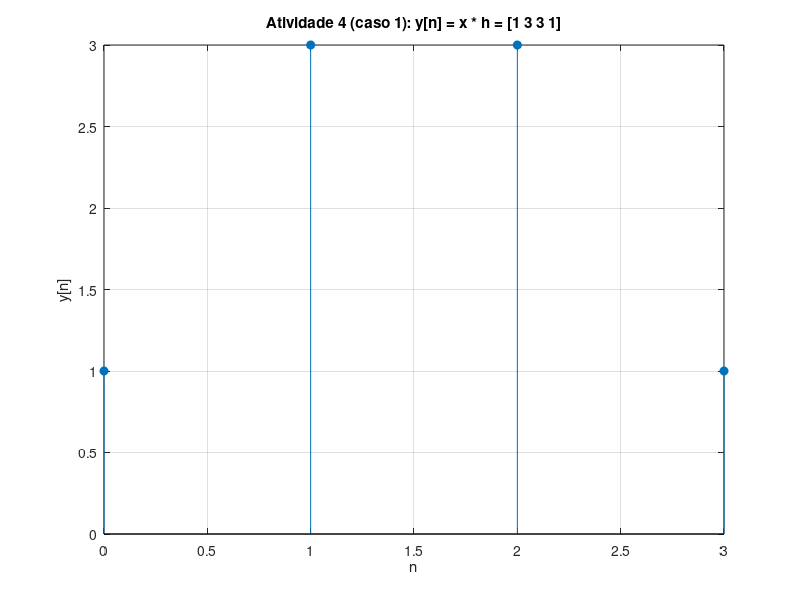
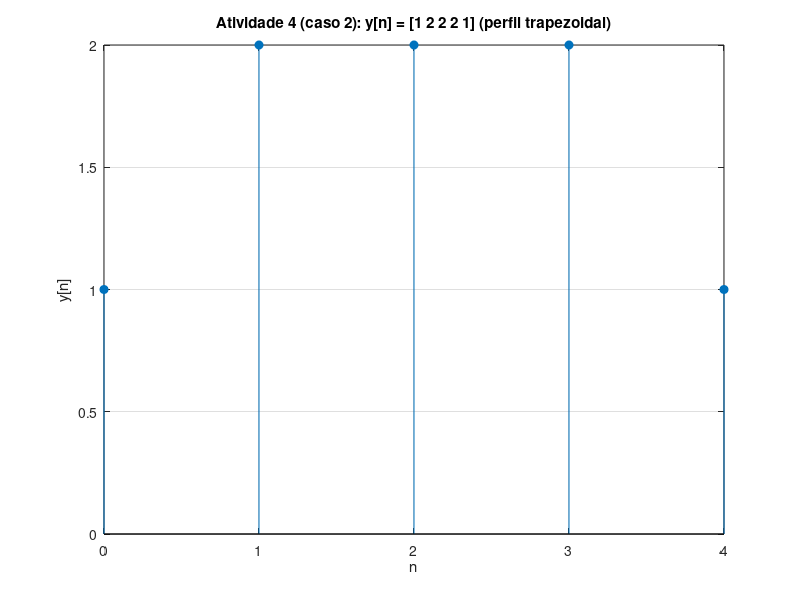

Write the MATLAB code that produced these figures, in order.
% =====================================================================
% Atividade 4 - Implementacao computacional da convolucao
%
% 1) Reproduz a Atividade 2 com conv().
% 2) Modifica a entrada para x = {1, 1, 1, 1} e interpreta o resultado.
% =====================================================================

% --- Caso 1: replicacao da Atividade 2 ---
x1 = [1 2 1];
h  = [1 1];
y1 = conv(x1, h);

disp('--- Caso 1: x = [1 2 1], h = [1 1] ---');
disp('Sequencia x[n]:');
disp(x1);
disp('Sequencia h[n]:');
disp(h);
disp('Convolucao y[n] = x[n] * h[n]:');
disp(y1);

n1 = 0:length(y1)-1;
figure('Name', 'Atividade 4 - Caso 1');
stem(n1, y1, 'filled');
grid on;
xlabel('n');
ylabel('y[n]');
title('Atividade 4 (caso 1): y[n] = x * h = [1 3 3 1]');

% --- Caso 2: x = {1, 1, 1, 1} ---
x2 = [1 1 1 1];
y2 = conv(x2, h);

disp(' ');
disp('--- Caso 2: x = [1 1 1 1], h = [1 1] ---');
disp('Sequencia x[n]:');
disp(x2);
disp('Convolucao y[n]:');
disp(y2);
disp('Forma trapezoidal: subida (1), patamar de soma maxima (2 2 2), descida (1).');
disp('Patamar central = soma da janela h sobre amostras inteiramente sobrepostas.');

n2 = 0:length(y2)-1;
figure('Name', 'Atividade 4 - Caso 2');
stem(n2, y2, 'filled');
grid on;
xlabel('n');
ylabel('y[n]');
title('Atividade 4 (caso 2): y[n] = [1 2 2 2 1] (perfil trapezoidal)');
